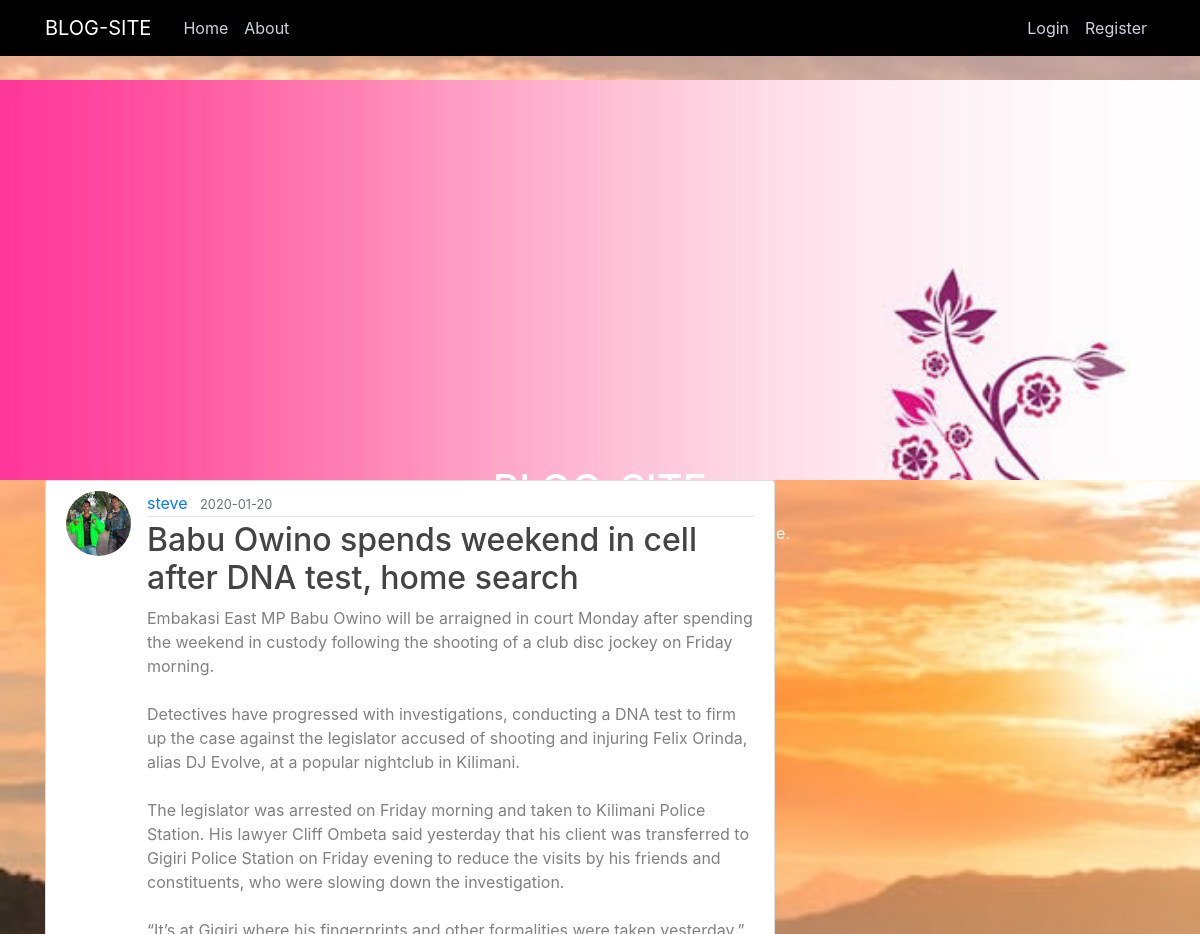
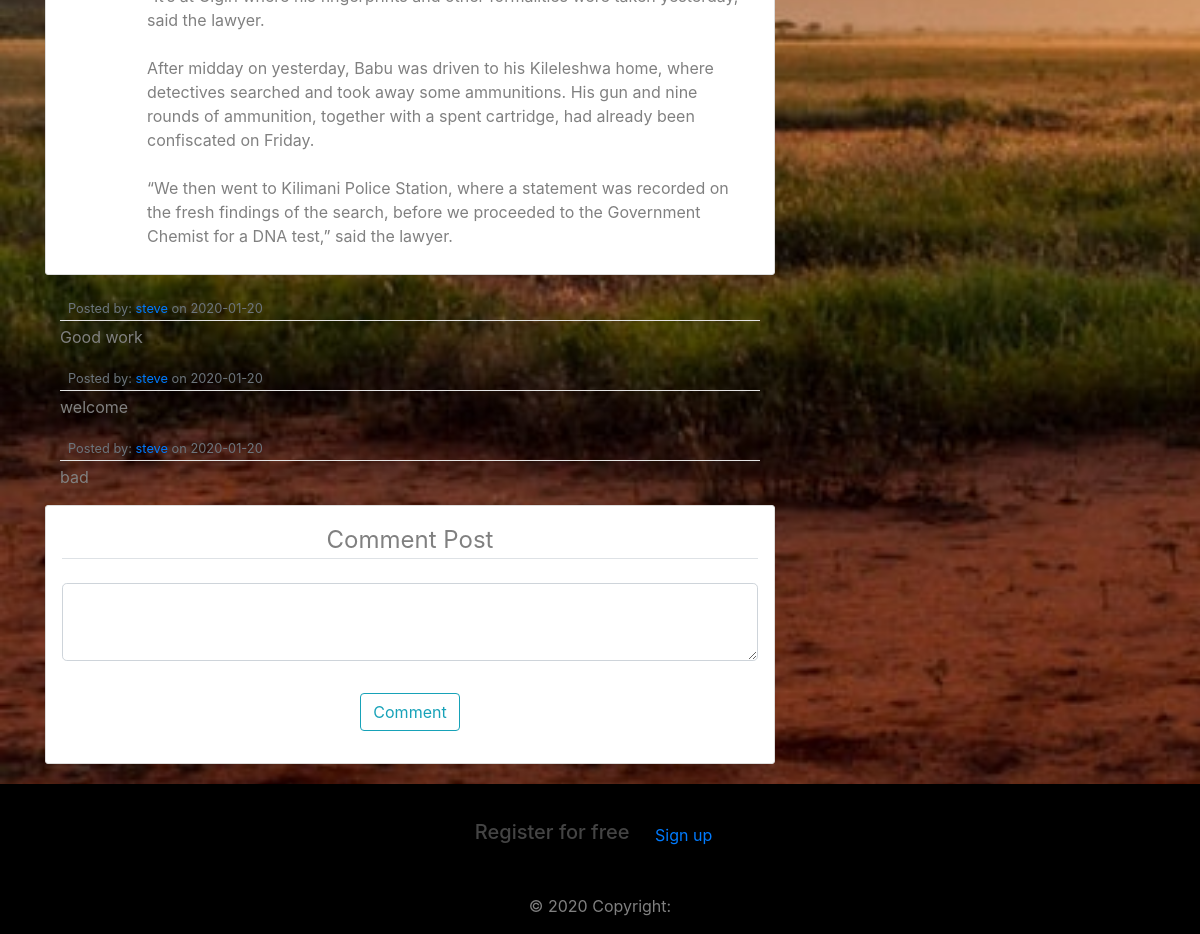
Screenshot of /post/3 with the database file from the repository (2 pictures, top to bottom).
### app/models.py (models this page shows, shortened)
class User(db.Model, UserMixin):
    id = db.Column(db.Integer, primary_key=True)
    username = db.Column(db.String(20), unique=True, nullable=False)
    email = db.Column(db.String(120), unique=True, nullable=False)
    image_file = db.Column(db.String(20), nullable=False, default='default.jpg')
    password = db.Column(db.String(60), nullable=False)
    posts = db.relationship('Post', backref='author', lazy=True)
    comments = db.relationship('Comment', backref='author', lazy=True)

class Post(db.Model):
    id = db.Column(db.Integer, primary_key=True)
    title = db.Column(db.String(100), nullable=False)
    date_posted = db.Column(db.DateTime, nullable=False, default=datetime.utcnow)
    content = db.Column(db.Text, nullable=False)
    user_id = db.Column(db.Integer, db.ForeignKey('user.id'), nullable=False)

class Comment(db.Model):
    id = db.Column(db.Integer, primary_key=True)
    date_posted = db.Column(db.DateTime, nullable=False, default=datetime.utcnow)
    content = db.Column(db.Text, nullable=False)
    user_id = db.Column(db.Integer, db.ForeignKey('user.id'), nullable=False)

### app/routes.py (the view)
@app.route("/post/<int:post_id>", methods=["POST", "GET"])
def post(post_id):
    post = Post.query.get_or_404(post_id)
    comments = Comment.query.all()
    form = CommentForm()
    if form.validate_on_submit():
        comments = Comment(content=form.content.data, author=current_user)
        db.session.add(comments)
        db.session.commit()
        flash('Your comment has been created!', 'success')
        return redirect(url_for('home'))
    return render_template('post.html', title=post.title, post=post, form=form, comments=comments)

### app/forms.py
class CommentForm(FlaskForm):
    content = TextAreaField('Content', validators=[DataRequired()])
    submit = SubmitField('Comment')

### app/templates/post.html (shortened to what this page needs)
{% extends "blog.html" %}
{% block content %}
  <article class="media content-section">
    <img class="rounded-circle article-img" src="{{ url_for('static', filename='profile_pics/' + post.author.image_file) }}">
    <div class="media-body">
      <div class="article-metadata">
        <a class="mr-2" href="{{ url_for('user_posts', username=post.author.username) }}">{{ post.author.username }}</a>
        <small class="text-muted">{{ post.date_posted.strftime('%Y-%m-%d') }}</small>
      </div>
      <h2 class="article-title">{{ post.title }}</h2>
      <p class="article-content">{{ post.content }}</p>
    </div>
  </article>
  <div>
        {% for comment in comments %}
        <div class="container mt-2 mb-3">
          <div class="">
            <div class="media-body">
              <div class="article-metadata">
                <small class="text-muted"
                  >Posted by:
                  <a href=""
                    >{{ comment.author.username }}</a
                  >
                  on {{ comment.date_posted.strftime('%Y-%m-%d') }}</small
                >
              </div>
              <p class="article-content">{{ comment.content }}</p>
            </div>
          </div>
        </div>
        {% endfor %}
      </div>
      <div class="content-section card p-3 mt-3">
      <form action="" method="POST">
        <fieldset class="form-group">
          <legend class="border-bottom mb-4 mt-5 text-center">
            Comment Post
          </legend>
          <div class="form-group">
            {% if form.content.errors %} {{ form.content(class="form-control
            form-control-lg is-invalid") }}
            <div class="invalid-feedback">
              {% for error in form.content.errors %}
              <span>{{ error }}</span>
              {% endfor %}
            </div>
            {% else %} {{ form.content(class="form-control form-control-lg") }}
            {% endif %}
          </div>
        </fieldset>
        <div class="form-group text-center">
          {{form.submit(class="btn btn-outline-info")}}
        </div>
      </form>
    </div>
{% endblock content %}

### app/static/main.css (style rules this page uses)
body { background-image:url("./3.jpeg") ; color: grey; margin-top: 5rem; background-repeat: no-repeat; background-size: cover; }
h1, h2, h3, h4, h5, h6 { color: #444444; }
.content-section { background: #ffffff; padding: 10px 20px; border: 1px solid #dddddd; border-radius: 3px; margin-bottom: 20px; }
.article-title { color: #444444; }
.article-content { white-space: pre-line; }
.article-img { height: 65px; width: 65px; margin-right: 16px; }
.article-metadata { padding-bottom: 1px; margin-bottom: 4px; border-bottom: 1px solid #e3e3e3 }

### rows the page displays
User: image_file (picture), author.username "steve"
Post: date_posted "2020-01-20", title "Babu Owino spends weekend in cell after DNA test, home search", content "Embakasi East MP Babu Owino will be arraigned in court Monday after spending the weekend in custody following the shooting of a club disc jockey on Friday morning. Detectives have progressed with investigations, conducting a DNA test to firm up the case against the legislator accused of shooting and injuring Felix Orinda, alias DJ Evolve, at a popular nightclub in Kilimani. The legislator was arrested on Friday morning and taken to Kilimani Police Station. His lawyer Cliff Ombeta said yesterday that his client was transferred to Gigiri Police Station on Friday evening to reduce the visits by his friends and constituents, who were slowing down the investigation. “It’s at Gigiri where his…"
Comment: author.username "steve", date_posted "2020-01-20", content "Good work"
Comment: author.username "steve", date_posted "2020-01-20", content "welcome"
Comment: author.username "steve", date_posted "2020-01-20", content "bad"
